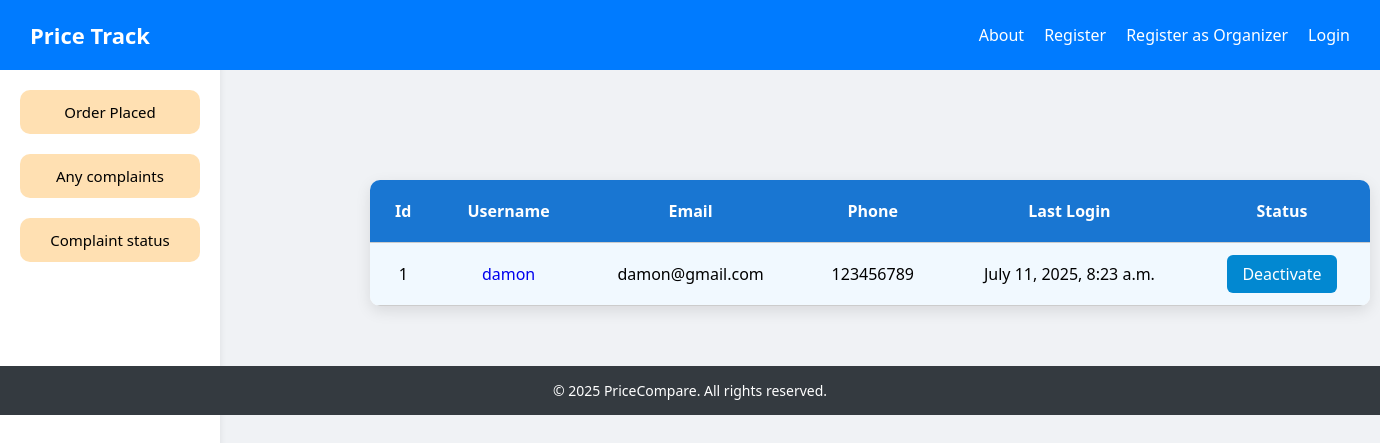
The page /product/viewShopuser/ on the database as committed earlier.
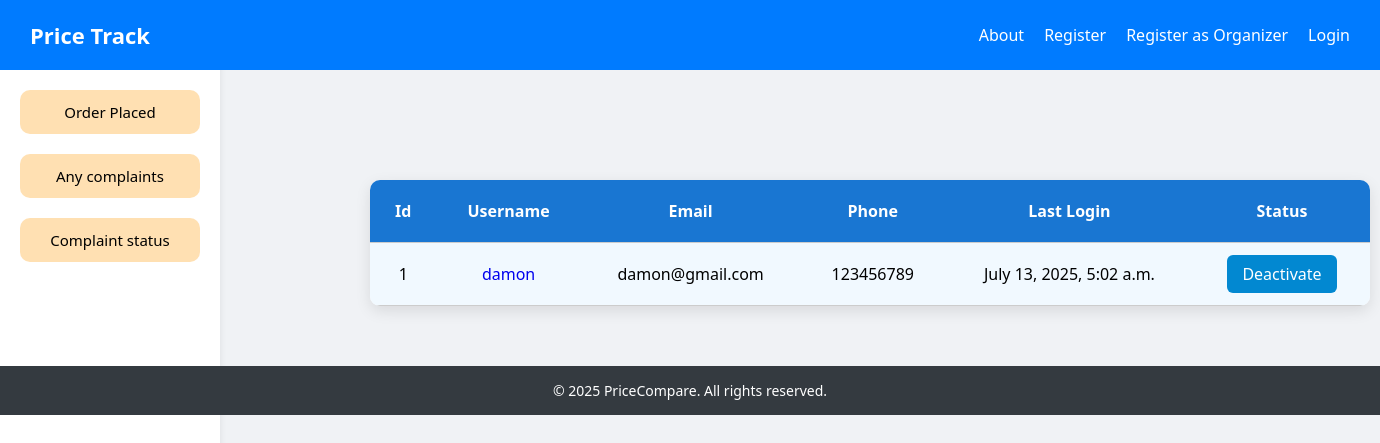
The same page on the database as committed later.
### users/models.py (models this page shows)
class Register(AbstractUser):
    name=models.CharField(max_length=40,null=True)
    address=models.CharField(max_length=200,null=True)
    phone=models.IntegerField(null=True)
    approved=models.BooleanField(default=False)
    shopname=models.CharField(max_length=20,null=True)
    licensenumber=models.IntegerField(null=True)
    image=models.ImageField(upload_to='image/',null=True)
    district=models.CharField(max_length=100,null=True)
    place=models.CharField(max_length=255,null=True)
    role=models.CharField(max_length=20,default="admin")

### products/views.py (the view)
# urls.py: path('viewShopuser/',views.viewShopuser,name='viewShopuser'),
def viewShopuser(request):
    users = Register.objects.filter(role = 'User')
    return render(request,'viewShopuser.html',{'users':users})

### products/templates/viewShopuser.html (shortened to what this page needs)
{% extends 'layout.html' %}
{% load static %}
{% block extra_head %}
<link rel="stylesheet" href="{% static 'products\viewShopUser.css' %}">
{% endblock %}
{% block content %}
{% include 'side.html' %}
<div class="main">
<table>
  <tr>
    <th>Id</th>
    <th>Username</th>
    <th>Email</th>
    <th>Phone</th>
    <th>Last Login</th>
    <th>Status</th>
  </tr>
  {% for user in users %}
  <tr>
    <td>{{ forloop.counter }}</td>
  <td><a href="{% url 'orderplaced' user.id %}" class="sname">{{user.username}}</a></td>
    <td>{{ user.email }}</td>
    <td>{{ user.phone }}</td>
    <td>{{ user.last_login }}</td>
    <td>
      {% if not user.is_active %}
        <a class="button-link" href="{% url 'active' user.id %}">Activate</a>
      {% else %}
        <a class="button-link" href="{% url 'deactive' user.id %}">Deactivate</a>
      {% endif %}
    </td>
  </tr>
  {% endfor %}
</table>
</div>
{% endblock %}

Rows that differ between the two databases and show on the page:
changed Register "damon": last_login "July 11, 2025, 8:23 a.m." → "July 13, 2025, 5:02 a.m."
